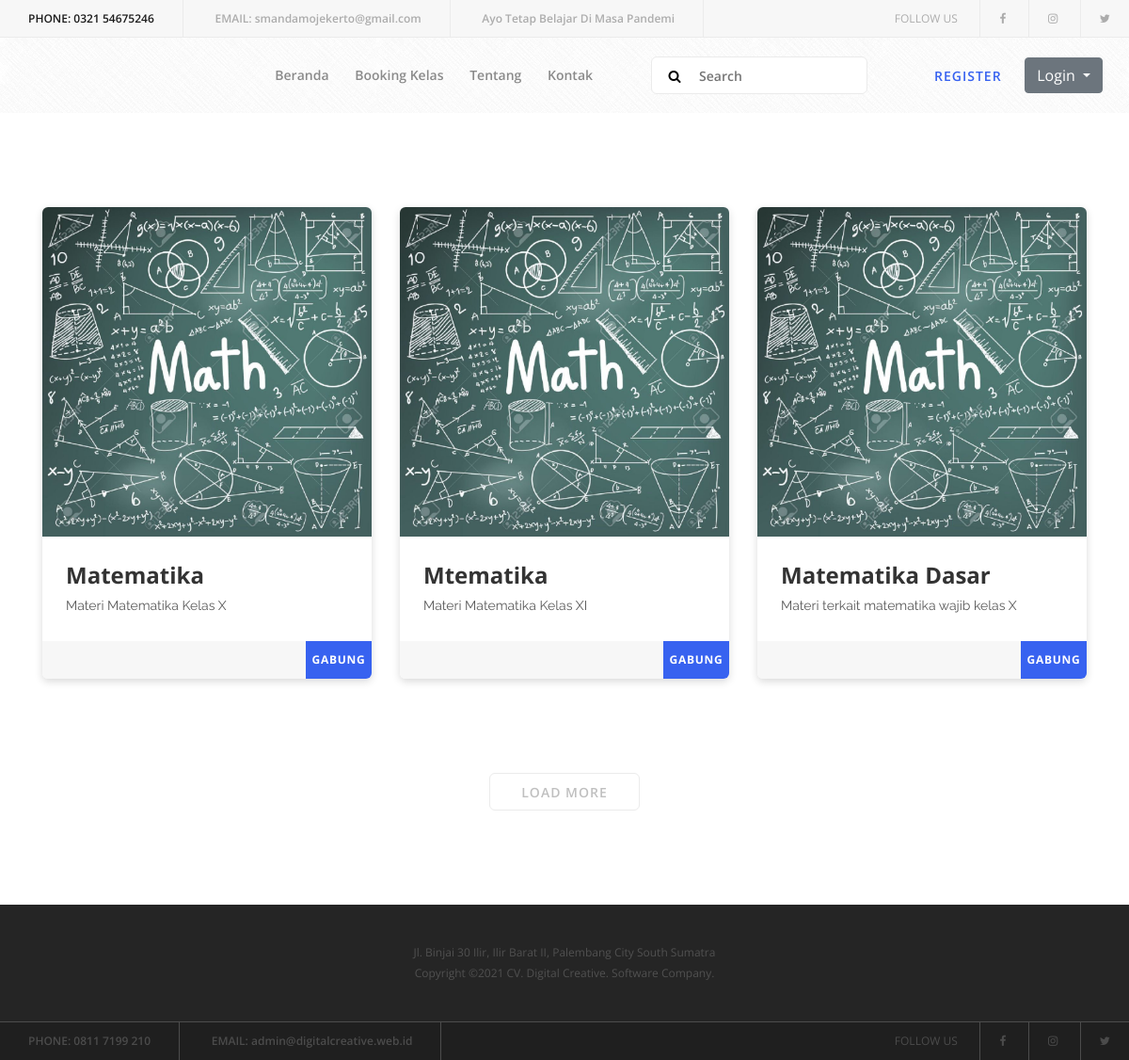
The app's page /index.php/main_controller/bookingkelas with its own data.
### tables this page shows
CREATE TABLE `tbl_kursus` (
  `id_kursus` int(11) NOT NULL,
  `nama_kelas` varchar(100) DEFAULT NULL,
  `kelas` varchar(100) NOT NULL,
  `jadwal` varchar(100) NOT NULL,
  `jumlah_siswa` varchar(100) NOT NULL,
  `deskripsi_kelas` varchar(255) NOT NULL,
  `foto_kursus` varchar(100) DEFAULT NULL,
  `status` int(11) DEFAULT NULL
);

### application/controllers/Main_Controller.php (called while the page is built, shortened)
<?php
class Main_Controller extends CI_Controller {
	function __construct(){
		$this->load->model('M_login');
		$this->load->model('M_addData');
		$this->load->model('M_deleteData');
		$this->load->model('M_getData');
	}
	public function bookingkelas(){
		$x['data'] = $this->M_getData->getDataKelas();
		$this->load->view('halamanutama/v_header');
		$this->load->view('halamanutama/v_bookingkelas',$x);
		$this->load->view('halamanutama/v_footer');
	}
}
?>

### index.php (called while the page is built, shortened)
<?php
require_once BASEPATH.'core/CodeIgniter.php';

### application/models/M_getData.php (called while the page is built, shortened)
<?php
	class M_getData extends CI_Model
	{
		public function getDataKelas(){
			return $this->db->query("SELECT * FROM tbl_kursus WHERE status='1'");
		}
	}
?>

### application/views/halamanutama/v_bookingkelas.php (the view, shortened to what this page needs)
<section class="popular-courses-area section-padding-100">
    <div class="container">
        <div class="row">
            <?php
            foreach ($data->result_array() as $row) :
                $foto = $row['foto_kursus'];
                $nama = $row['nama_kelas'];
                $deskripsi = $row['deskripsi_kelas'];
            ?>
                <div class="col-12 col-md-6 col-lg-4">
                    <div class="single-popular-course mb-100 wow fadeInUp" data-wow-delay="250ms">
                        <img src="<?php echo base_url() ?>assets/kursus/img/<?php echo $foto; ?>" alt="">
                        <div class="course-content">
                            <a href="#">
                                <h4><?php echo $nama; ?></h4>
                            </a>
                            <p><?php echo $deskripsi; ?></p>
                        </div>
                        <div class="seat-rating-fee d-flex justify-content-between">
                            <div class="course-fee h-150">
                                <a href="<?php echo base_url() ?>Controller_Login_User" class="free">Gabung </a>
                            </div>
                        </div>
                    </div>
                </div>
            <?php endforeach; ?>
        </div>
    </div>
    <div class="row">
        <div class="col-12">
            <div class="load-more text-center wow fadeInUp" data-wow-delay="1000ms">
                <a href="#" class="btn clever-btn btn-2">Load More</a>
            </div>
        </div>
    </div>
</section>
</body>
</html>

### application/views/halamanutama/v_header.php (shortened to what this page needs)
<!DOCTYPE html>
<html lang="en">
<head>
    <link rel="stylesheet" href="<?php echo base_url() ?>assets/halamanUtama/style.css">
</head>
<body>
    <header class="header-area">
        <div class="top-header-area d-flex justify-content-between align-items-center">
            <div class="contact-info">
                <a><span>Phone:</span> 0321 54675246 </a>
                <a><span>Email:</span> smandamojekerto@gmail.com</a>
                <a><span></span> Ayo Tetap Belajar Di Masa Pandemi</a>
            </div>
            <div class="follow-us">
                <span>Follow us</span>
                <a href="#"><i class="fa fa-facebook" aria-hidden="true"></i></a>
                <a href="#"><i class="fa fa-instagram" aria-hidden="true"></i></a>
                <a href="#"><i class="fa fa-twitter" aria-hidden="true"></i></a>
            </div>
        </div>
        <div class="clever-main-menu">
            <div class="classy-nav-container breakpoint-off" style="background-image: url(<?php echo base_url() ?>assets/halamanUtama/img/core-img/texture.png);">
                <nav class="classy-navbar justify-content-between" id="cleverNav">
                    <div class="classy-menu">
                        <div class="classynav">
                            <ul>
                                <li><a href="<?php echo base_url() ?>">Beranda</a></li>
                                <li><a href="<?php echo base_url() ?>Main_Controller/bookingkelas">Booking Kelas</a></li>
                                <li><a href="<?php echo base_url() ?>Main_Controller/tentang">Tentang</a></li>
                                <li><a href="<?php echo base_url() ?>Main_Controller/kontak">Kontak</a></li>
                            </ul>
                            <div class="search-area">
                                <form action="#" method="post">
                                    <input type="search" name="search" id="search" placeholder="Search">
                                    <button type="submit"><i class="fa fa-search" aria-hidden="true"></i></button>
                                </form>
                            </div>
                            <div class="register-login-area">
                                <a href="<?php echo base_url()?>Main_Controller/registerUser/" class="btn">Register</a>
                                <button class="btn btn-secondary dropdown-toggle" type="button" id="dropdownMenu2" data-toggle="dropdown" aria-haspopup="true" aria-expanded="false">
                                Login
                              </button>
                            </div>
                        </div>
                </nav>
            </div>
        </div>
    </header>

### application/views/halamanutama/v_footer.php
    <footer class="footer-area">
        <div class="top-footer-area">
            <div class="container">
                <div class="row">
                    <div class="col-12">
                        <p > Jl. Binjai 30 Ilir, Ilir Barat II, Palembang City South Sumatra </p>
 <p>
Copyright &copy;<script>document.write(new Date().getFullYear());</script>  CV. Digital Creative. Software Company.
</p>
                    </div>
                </div>
            </div>
        </div>
        <div class="bottom-footer-area d-flex justify-content-between align-items-center">
            <div class="contact-info">
                <a ><span>Phone:</span> 0811 7199 210 </a>
                <a ><span>Email:</span> admin@digitalcreative.web.id</a>
            </div>
            <div class="follow-us">
                <span>Follow us</span>
                <a href="#"><i class="fa fa-facebook" aria-hidden="true"></i></a>
                <a href="#"><i class="fa fa-instagram" aria-hidden="true"></i></a>
                <a href="#"><i class="fa fa-twitter" aria-hidden="true"></i></a>
            </div>
        </div>
    </footer>

### records on screen
tbl_kursus: foto_kursus (picture), nama_kelas "Matematika", deskripsi_kelas "Materi Matematika Kelas X"
tbl_kursus: nama_kelas "Mtematika", deskripsi_kelas "Materi Matematika Kelas XI"
tbl_kursus: foto_kursus (picture), nama_kelas "Matematika Dasar", deskripsi_kelas "Materi terkait matematika wajib kelas X"
